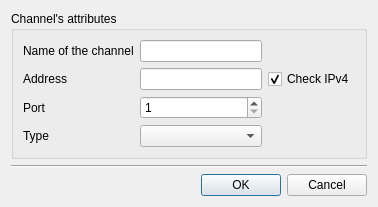
<?xml version="1.0" encoding="UTF-8"?>
<ui version="4.0">
 <class>ChannelAttributesDialog</class>
 <widget class="QDialog" name="ChannelAttributesDialog">
  <property name="geometry">
   <rect>
    <x>0</x>
    <y>0</y>
    <width>378</width>
    <height>195</height>
   </rect>
  </property>
  <property name="windowTitle">
   <string>Enter channel's attributes</string>
  </property>
  <layout class="QVBoxLayout" name="verticalLayout_2">
   <item>
    <widget class="QGroupBox" name="groupBox">
     <property name="title">
      <string>Channel's attributes</string>
     </property>
     <layout class="QVBoxLayout" name="verticalLayout">
      <item>
       <layout class="QGridLayout" name="gridLayout">
        <item row="0" column="0">
         <widget class="QLabel" name="label">
          <property name="text">
           <string>Name of the channel</string>
          </property>
         </widget>
        </item>
        <item row="0" column="1">
         <widget class="QLineEdit" name="m_name"/>
        </item>
        <item row="1" column="0">
         <widget class="QLabel" name="label_2">
          <property name="text">
           <string>Address</string>
          </property>
         </widget>
        </item>
        <item row="1" column="1">
         <widget class="QLineEdit" name="m_ip"/>
        </item>
        <item row="1" column="2">
         <widget class="QCheckBox" name="m_checkIPv4">
          <property name="text">
           <string>Check IPv4</string>
          </property>
          <property name="checked">
           <bool>true</bool>
          </property>
         </widget>
        </item>
        <item row="2" column="0">
         <widget class="QLabel" name="label_3">
          <property name="text">
           <string>Port</string>
          </property>
         </widget>
        </item>
        <item row="2" column="1">
         <widget class="QSpinBox" name="m_port">
          <property name="minimum">
           <number>1</number>
          </property>
          <property name="maximum">
           <number>65536</number>
          </property>
         </widget>
        </item>
        <item row="3" column="0">
         <widget class="QLabel" name="label_4">
          <property name="text">
           <string>Type</string>
          </property>
         </widget>
        </item>
        <item row="3" column="1">
         <widget class="QComboBox" name="m_type"/>
        </item>
       </layout>
      </item>
     </layout>
    </widget>
   </item>
   <item>
    <spacer name="verticalSpacer">
     <property name="orientation">
      <enum>Qt::Vertical</enum>
     </property>
     <property name="sizeHint" stdset="0">
      <size>
       <width>20</width>
       <height>0</height>
      </size>
     </property>
    </spacer>
   </item>
   <item>
    <widget class="Line" name="line">
     <property name="orientation">
      <enum>Qt::Horizontal</enum>
     </property>
    </widget>
   </item>
   <item>
    <widget class="QDialogButtonBox" name="m_buttons">
     <property name="orientation">
      <enum>Qt::Horizontal</enum>
     </property>
     <property name="standardButtons">
      <set>QDialogButtonBox::Cancel|QDialogButtonBox::Ok</set>
     </property>
    </widget>
   </item>
  </layout>
 </widget>
 <resources/>
 <connections>
  <connection>
   <sender>m_buttons</sender>
   <signal>rejected()</signal>
   <receiver>ChannelAttributesDialog</receiver>
   <slot>reject()</slot>
   <hints>
    <hint type="sourcelabel">
     <x>316</x>
     <y>260</y>
    </hint>
    <hint type="destinationlabel">
     <x>286</x>
     <y>274</y>
    </hint>
   </hints>
  </connection>
 </connections>
</ui>
